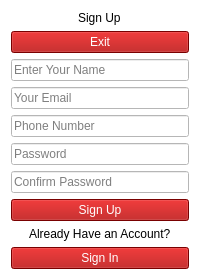
      <widget class="QWidget" name="Sign_up_page">
       <property name="styleSheet">
        <string notr="true">background-color: rgb(255, 255, 255);</string>
       </property>
       <layout class="QVBoxLayout" name="verticalLayout_2">
        <item alignment="Qt::AlignHCenter|Qt::AlignVCenter">
         <widget class="QLabel" name="Sign_up_label">
          <property name="styleSheet">
           <string notr="true">font: 28pt &quot;Algerian&quot;;
color: rgb(0, 0, 0);</string>
          </property>
          <property name="text">
           <string>Sign Up</string>
          </property>
         </widget>
        </item>
        <item>
         <widget class="QPushButton" name="Exitbutton">
          <property name="styleSheet">
           <string notr="true">background-color: rgb(170, 0, 0);
color: rgb(255, 255, 255);
font: 700 9pt &quot;Segoe UI&quot;;
font: 700 9pt &quot;Segoe UI&quot;;
font: 14pt &quot;Segoe UI&quot;;</string>
          </property>
          <property name="text">
           <string>Exit</string>
          </property>
         </widget>
        </item>
        <item>
         <widget class="QLineEdit" name="Name_input">
          <property name="placeholderText">
           <string>Enter Your Name</string>
          </property>
         </widget>
        </item>
        <item>
         <widget class="QLineEdit" name="Email_input_2">
          <property name="placeholderText">
           <string>Your Email</string>
          </property>
         </widget>
        </item>
        <item>
         <widget class="QLineEdit" name="Phone_input">
          <property name="placeholderText">
           <string>Phone Number</string>
          </property>
         </widget>
        </item>
        <item>
         <widget class="QLineEdit" name="Password_input">
          <property name="echoMode">
           <enum>QLineEdit::Password</enum>
          </property>
          <property name="placeholderText">
           <string>Password</string>
          </property>
         </widget>
        </item>
        <item>
         <widget class="QLineEdit" name="Confirm_pass_input">
          <property name="echoMode">
           <enum>QLineEdit::Password</enum>
          </property>
          <property name="placeholderText">
           <string>Confirm Password</string>
          </property>
         </widget>
        </item>
        <item>
         <widget class="QPushButton" name="Sign_up_button_2">
          <property name="styleSheet">
           <string notr="true">background-color: rgb(170, 0, 0);
color: rgb(255, 255, 255);
font: 700 9pt &quot;Segoe UI&quot;;
font: 700 9pt &quot;Segoe UI&quot;;
font: 14pt &quot;Segoe UI&quot;;</string>
          </property>
          <property name="text">
           <string>Sign Up</string>
          </property>
         </widget>
        </item>
        <item alignment="Qt::AlignHCenter|Qt::AlignVCenter">
         <widget class="QLabel" name="Already_account_text">
          <property name="styleSheet">
           <string notr="true">font: 12pt &quot;Segoe UI&quot;;
color: rgb(0, 0, 0);</string>
          </property>
          <property name="text">
           <string>Already Have an Account?</string>
          </property>
         </widget>
        </item>
        <item>
         <widget class="QPushButton" name="Sign_in_button_2">
          <property name="styleSheet">
           <string notr="true">font: 12pt &quot;Segoe UI&quot;;
background-color: rgb(170, 0, 0);
color: rgb(255, 255, 255);
font: 700 9pt &quot;Segoe UI&quot;;
font: 700 9pt &quot;Segoe UI&quot;;</string>
          </property>
          <property name="text">
           <string>Sign In</string>
          </property>
         </widget>
        </item>
       </layout>
      </widget>
